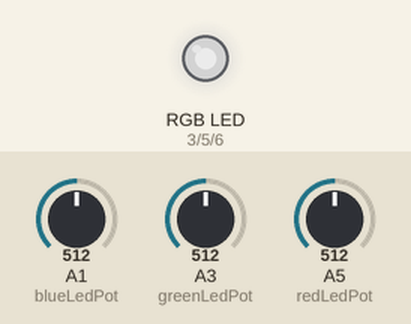
Recording of a sketch running on a simulated Arduino Uno, built with avr-gcc and run on an emulated ATmega328P. Parts: an RGB LED mixed from three pins (HIGH = lit). The test bench sets the inputs (shaded band); at power-on: A1 (blueLedPot) = 512, A3 (greenLedPot) = 512, A5 (redLedPot) = 512. Dim RGB values are drawn brighter than linear.

Above: at 1.2 s.
1.3 s: A1 (blueLedPot) set to 716
At 1.9 s:
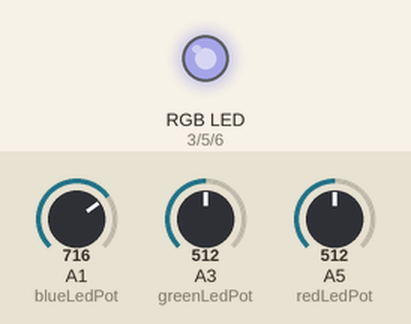
2.8 s: A3 (greenLedPot) set to 716
At 4.0 s:
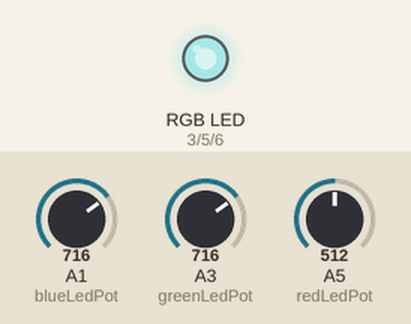
4.3 s: A5 (redLedPot) set to 716
At 5.4 s:
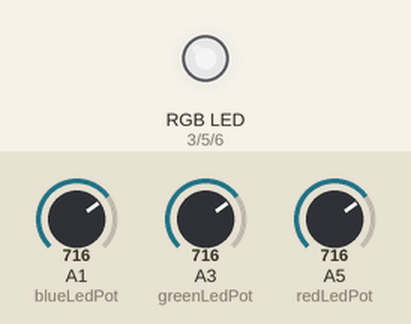
5.8 s: A1 (blueLedPot) set to 900
At 6.5 s:
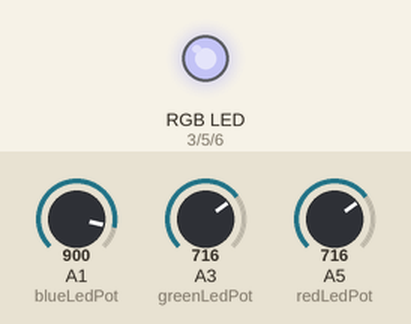
7.3 s: A3 (greenLedPot) set to 900
At 7.6 s:
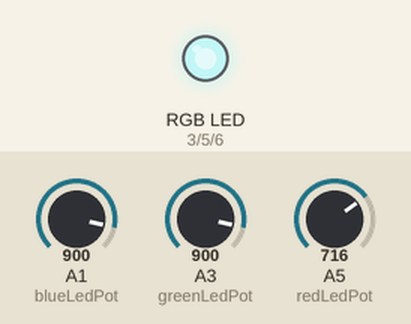
8.8 s: A5 (redLedPot) set to 900
At 10.0 s:
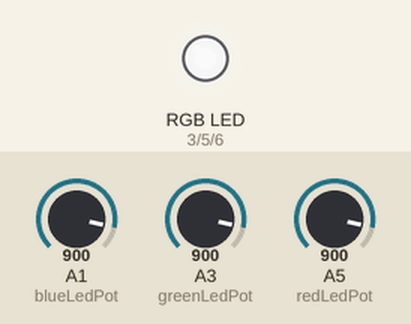
Timing chart, 0 to 11.3 s (numbered marks = the images above; inputs shaded):
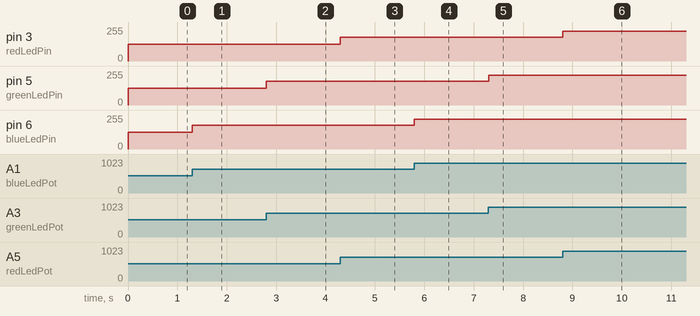

The sketch:

secondLabHomework.ino
```cpp
const int redLedPot = A5;
const int greenLedPot = A3;
const int blueLedPot = A1;

const int redLedPin = 3;
const int greenLedPin = 5;
const int blueLedPin = 6;

int readValueRedPot = 0;
int readValueGreenPot = 0;
int readValueBluePot = 0;

int mappedValueRedPot = 0;
int mappedValueGreenPot = 0;
int mappedValueBluePot = 0;

void setup() {
  SetPotPinMode();
  SetLedPinMode();
}

void loop() {
  ReadPotsValues();
  MapPotsValues();
  SetRGBColors(mappedValueRedPot, mappedValueGreenPot, mappedValueBluePot);
}

void SetPotPinMode(){
  pinMode(redLedPot, INPUT);
  pinMode(greenLedPot, INPUT);
  pinMode(blueLedPot, INPUT);
}

void SetLedPinMode(){
  pinMode(redLedPin, OUTPUT);
  pinMode(greenLedPin, OUTPUT);
  pinMode(blueLedPin, OUTPUT);
}

void SetRGBColors(int red, int green, int blue){
  analogWrite(redLedPin, red);
  analogWrite(greenLedPin, green);
  analogWrite(blueLedPin, blue);
}

void ReadPotsValues(){
  readValueRedPot = analogRead(redLedPot);
  readValueGreenPot = analogRead(greenLedPot);
  readValueBluePot = analogRead(blueLedPot);
}

void MapPotsValues(){
  mappedValueRedPot = map(readValueRedPot, 0, 1023, 0, 255);
  mappedValueGreenPot = map(readValueGreenPot, 0, 1023, 0, 255);
  mappedValueBluePot = map(readValueBluePot, 0, 1023, 0, 255);
}
```

Measured:
- after the input at 1.3 s, pin 6 (blueLedPin): 127/255 → 178/255 at once
- after the input at 2.8 s, pin 5 (greenLedPin): 127/255 → 178/255 at once
- after the input at 4.3 s, pin 3 (redLedPin): 127/255 → 178/255 at once
- after the input at 5.8 s, pin 6 (blueLedPin): 178/255 → 224/255 at once
- after the input at 7.3 s, pin 5 (greenLedPin): 178/255 → 224/255 at once
- after the input at 8.8 s, pin 3 (redLedPin): 178/255 → 224/255 at once
